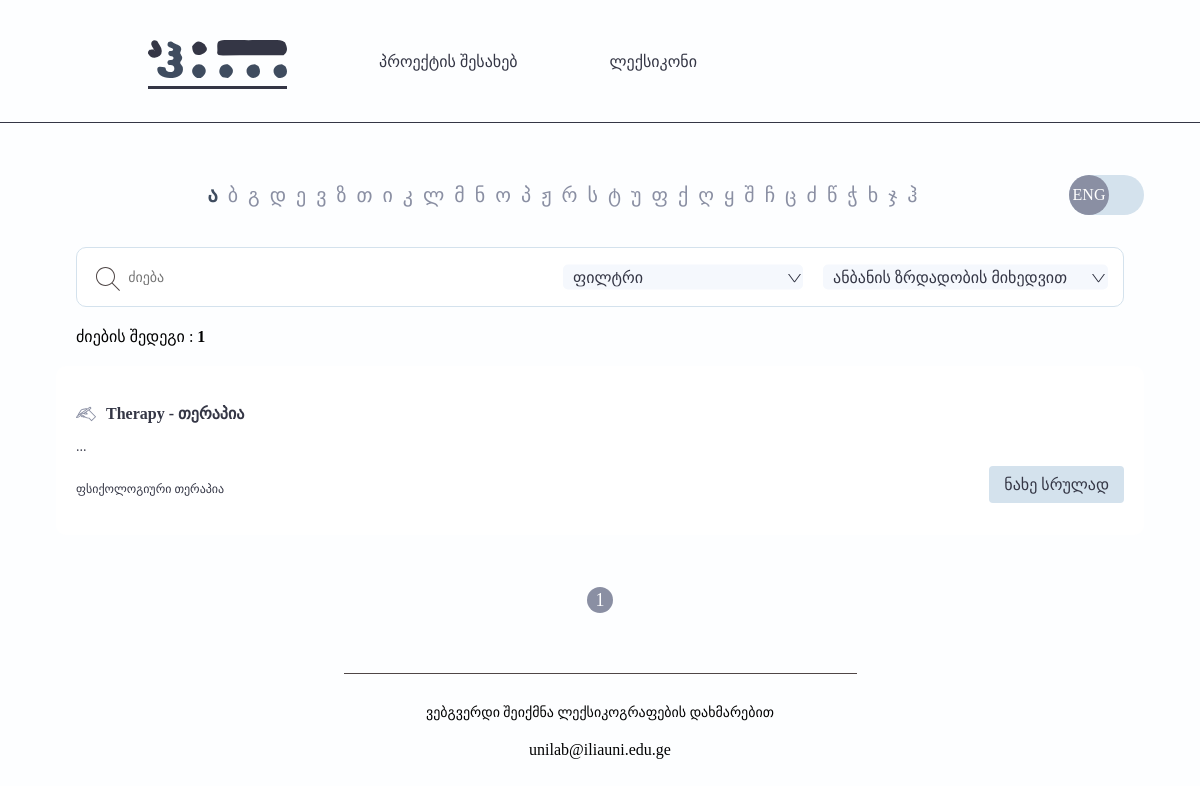
The page /dictionary?filter=3 on the database its author committed.
### src/models/term.py (models this page shows, shortened)
class Term(db.Model):
    __tablename__ = "terms"
    id = db.Column(db.Integer, primary_key=True)
    description = db.Column(db.String)
    example = db.Column(db.String)
    eng_word = db.Column(db.String)
    geo_word = db.Column(db.String)
    img = db.Column(db.String)
    subject = db.relationship("Subject", secondary="subjects_terms", back_populates="terms")
    parent_word_id = db.Column(db.Integer, db.ForeignKey("terms.id"))
    parent_word_rel = db.relationship("Term", remote_side="Term.id", backref="parent_word")

class Subject(db.Model):
    __tablename__ = "subjects"
    id = db.Column(db.Integer, primary_key=True)
    name = db.Column(db.String)
    course_link = db.Column(db.String)
    internship_link = db.Column(db.String)
    terms = db.relationship("Term", secondary="subjects_terms", back_populates="subject")

### src/views/main/routes.py (the view, shortened to what this page needs)
@main_blueprint.route("/dictionary")
def dictionary():
    terms = Term.query
    subject = request.args.get("filter")
    sort = request.args.get("sort")
    search = request.args.get("search")
    if search:
        terms = terms.filter(or_(Term.eng_word.ilike(search), Term.geo_word==search))
    if subject:
        terms = terms.join(TermToSubject).filter(TermToSubject.subjects_id==subject)
    terms = terms.paginate(per_page=4, max_per_page=100)
    subject_list = Subject.query.all()
    return render_template("main/dictionary.html", terms=terms, subjects=subject_list)

### src/templates/main/dictionary.html (shortened to what this page needs)
{% extends "layouts/base.html" %}
{% block body %}
<main class="container">
    <div class="alphabet-block">
        <div class="alphabet">
            <div class="alphabet-wrapper">
            </div>
        </div>
        <div class="alphabet-button-wrapper">
            <div class="alphabet-bg">
                <div class="alphabet-switcher">
                    <span class="switch-face"></span>
                </div>
            </div>
        </div>
    </div>
    <article class="search-block">
        <div class="searchbar">
            <form action="">
                <div class="select-wrapper" id="dropdown-wrapper">
                    <div class="select" >
                        <select name="filter" id="filter">
                            <option value="none">ფილტრი</option>
                        </select>
                        <div class="custom-arrow">
                        </div>
                    </div>
                    <div class="select">
                        <select name="sort" id="sort">
                            <option value="asc">ანბანის ზრდადობის მიხედვით</option>
                        </select>
                        <div class="custom-arrow last">
                        </div>
                    </div>
                </div>
            </form>
        </div>
    </article>
    <div class="counter-wrapper" style="display: block;">
        <span>ძიების შედეგი : </span><strong><span class="search-result-counter">{{terms.total}}</span></strong>
    </div>
    {% for term in terms %}
    <div class="term-cards-wrapper">
        <div class="term-card">
            <div class="card-header">
                <span class="term-icon">
                    <img src="{{url_for('static', filename='/svg/term-cards/term-icon-1.svg')}}">
                </span>
                <h3 class="term-header-title">
                    <span>{{term.eng_word|safe}} -&nbsp;</span>
                    <span>{{term.geo_word|safe}}</span>
                </h3>
            </div>
            <div class="card-body">
                <p class="term-description">{{term.description [0:100]|safe}} {{'...'}}
                </p>
            </div>
            <div class="card-footer">
                <div class="hashtag-keywords">
                    {% for subject in term.subject %}
                    <a href="{{ url_for('main.dictionary', filter=subject.id)}}">{{ subject.name }}</a>
                    {% endfor %}
                </div>
                <div class="button-wrapper">
                    <a href="{{ url_for('main.dictionary_detailed', id=term.id) }}" class="see-details">ნახე სრულად</a>
                </div>
            </div>
        </div>
    </div>
    {% endfor %}
    <div class="pagination">
        {% for page_num in terms.iter_pages() %}
            {% if page_num %}
                {% if page_num != terms.page %}
                    <a href="{{ url_for('main.dictionary', page=page_num) }}" class="page-number">{{ page_num }}</a>
                {% else %}
                    <span class="page-number active-page">{{ page_num }}</span>
                {% endif %}
            {% endif %}
        {% endfor %}
    </div>
</main>
{% endblock %}

### src/static/css/utilities.css (style rules this page uses)
.container { max-width: 1088px; width: 100%; margin: 0 auto; }

### rows shown on the page
Term: eng_word "Therapy", geo_word "თერაპია", value "..."
Subject: name "ფსიქოლოგიური თერაპია"

### other values the page prints
{{ "პროექტის შესახებ" }} "პროექტის შესახებ"
{{ "ლექსიკონი" }} "ლექსიკონი"
{{ terms.total }} "1"
{{ page_num }} "1"
